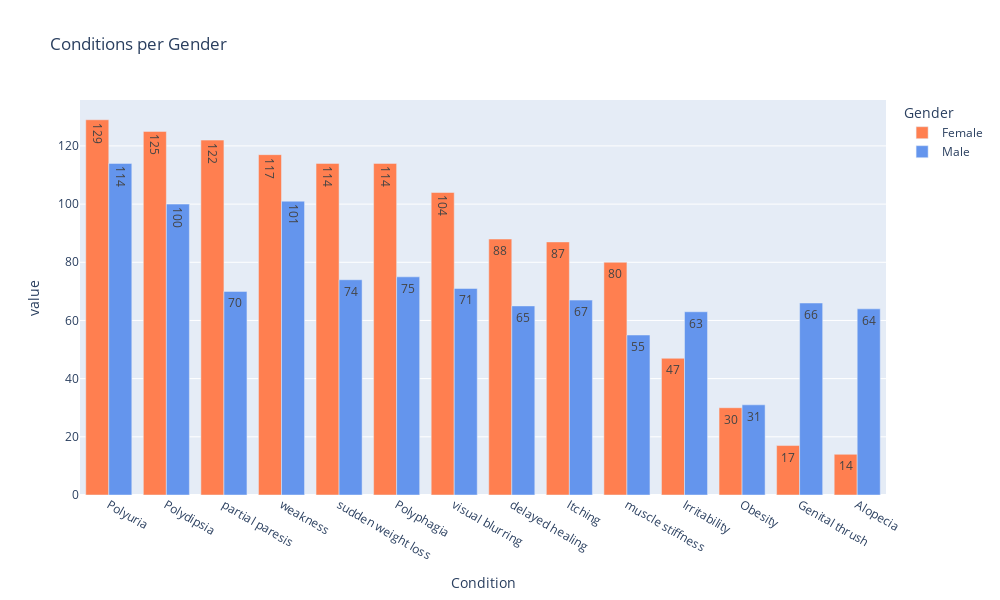

The cell this chart's notebook holds for it:
### Code cell
fig = px.bar(age_cond_group, x='Condition', y='value', color='Gender', text='value', width=1000,height=600,title="Conditions per Gender",barmode='group',
            color_discrete_map={
        'Male': 'cornflowerblue',
        'Female': 'coral'
    })
fig.update_traces(textposition='inside')
fig.update_layout(uniformtext_minsize=8, uniformtext_mode='hide')
fig.show()

### Figure 1 — Plotly figure (JSON) as saved in the notebook; plotly's stock layout.template omitted (floating-point values rounded to 4 significant figures)
{"data": [{"alignmentgroup": "True", "hovertemplate": "Gender=Female<br>Condition=%{x}<br>value=%{text}<extra></extra>", "legendgroup": "Female", "marker": {"color": "coral", "pattern": {"shape": ""}}, "name": "Female", "offsetgroup": "Female", "orientation": "v", "showlegend": true, "text": ["129", "125", "122", "117", "114", "114", "104", "88", "87", "80", "47", "30", "17", "14"], "textposition": "inside", "type": "bar", "x": ["Polyuria", "Polydipsia", "partial paresis", "weakness", "sudden weight loss", "Polyphagia", "visual blurring", "delayed healing", "Itching", "muscle stiffness", "Irritability", "Obesity", "Genital thrush", "Alopecia"], "xaxis": "x", "y": [129, 125, 122, 117, 114, 114, 104, 88, 87, 80, 47, 30, 17, 14], "yaxis": "y"}, {"alignmentgroup": "True", "hovertemplate": "Gender=Male<br>Condition=%{x}<br>value=%{text}<extra></extra>", "legendgroup": "Male", "marker": {"color": "cornflowerblue", "pattern": {"shape": ""}}, "name": "Male", "offsetgroup": "Male", "orientation": "v", "showlegend": true, "text": ["114", "101", "100", "75", "74", "71", "70", "67", "66", "65", "64", "63", "55", "31"], "textposition": "inside", "type": "bar", "x": ["Polyuria", "weakness", "Polydipsia", "Polyphagia", "sudden weight loss", "visual blurring", "partial paresis", "Itching", "Genital thrush", "delayed healing", "Alopecia", "Irritability", "muscle stiffness", "Obesity"], "xaxis": "x", "y": [114, 101, 100, 75, 74, 71, 70, 67, 66, 65, 64, 63, 55, 31], "yaxis": "y"}], "layout": {"barmode": "group", "height": 600, "legend": {"title": {"text": "Gender"}, "tracegroupgap": 0}, "title": {"text": "Conditions per Gender"}, "uniformtext": {"minsize": 8, "mode": "hide"}, "width": 1000, "xaxis": {"anchor": "y", "domain": [0, 1], "title": {"text": "Condition"}}, "yaxis": {"anchor": "x", "domain": [0, 1], "title": {"text": "value"}}}}
